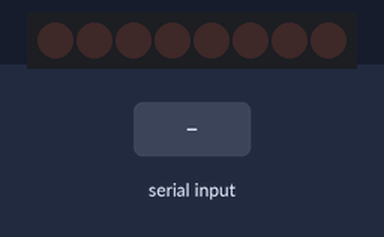
The sketch below on a simulated Arduino Uno, built with avr-gcc and run on an emulated ATmega328P. Shown: 8 shift-register outputs drawn as a row of LEDs (first output left, lit = HIGH). Wiring (inferred from the names in the program): shift register (74HC595): data pin 4; shift clock pin 6; latch pin 5. Wiring (inferred from the signals the program sends): row of LEDs: on Q0, Q1, Q2, Q3, Q4, Q5, Q6, Q7. Inputs (shaded band) come from the test bench.

Above: at 1.2 s.
1.3 s: "90,45\n" received over Serial
At 2.1 s:
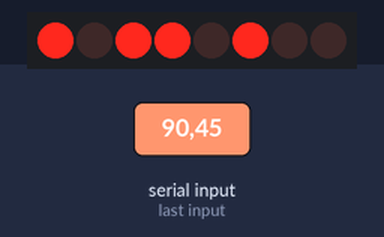
3.8 s: "30,150\n" received over Serial
At 4.5 s:
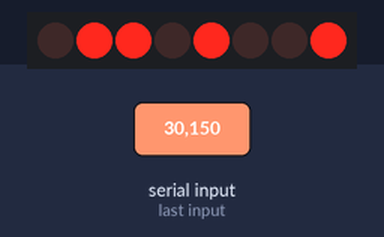
6.3 s: "5\n" received over Serial
At 7.1 s:
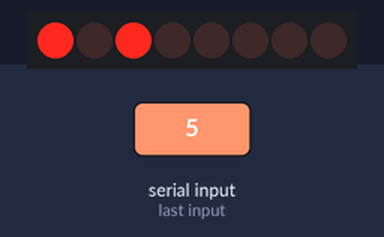
8.8 s: "200\n" received over Serial
At 9.4 s:
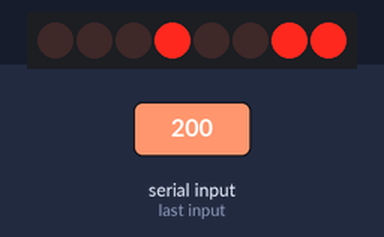
Timing chart, 0 to 11.8 s (numbered marks = the images above; inputs shaded):
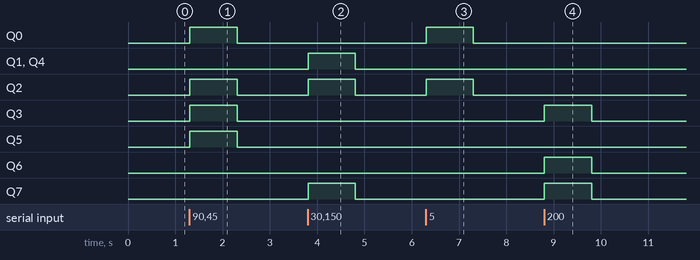

Measured:
- after the input at 1.3 s, Q0, Q2, Q3, Q5: LOW → HIGH at once, → LOW 1.0 s later
- after the input at 3.8 s, Q1, Q2, Q4, Q7: LOW → HIGH at once, → LOW 1.0 s later
- after the input at 6.3 s, Q0, Q2: LOW → HIGH at once, → LOW 1.0 s later
- after the input at 8.8 s, Q3, Q6, Q7: LOW → HIGH at once, → LOW 1.0 s later

The sketch:

06_binarySign.ino
```cpp
#define bitMSB  MSBFIRST
#define bitLSB  LSBFIRST

int CLK = 6;
int LATCH = 5;
int DATA = 4;

void setup(){
  pinMode(CLK,OUTPUT);
  pinMode(LATCH,OUTPUT);
  pinMode(DATA,OUTPUT);
  Serial.begin(9600);
  shift(0);
}

void shift(int state){
  digitalWrite(LATCH,LOW);
  shiftOut(DATA,CLK,bitMSB,state);
  digitalWrite(LATCH,HIGH);
}

void loop(){
  if(Serial.available()>0){
    int data = Serial.parseInt();
    shift(data);
  }
}
```
